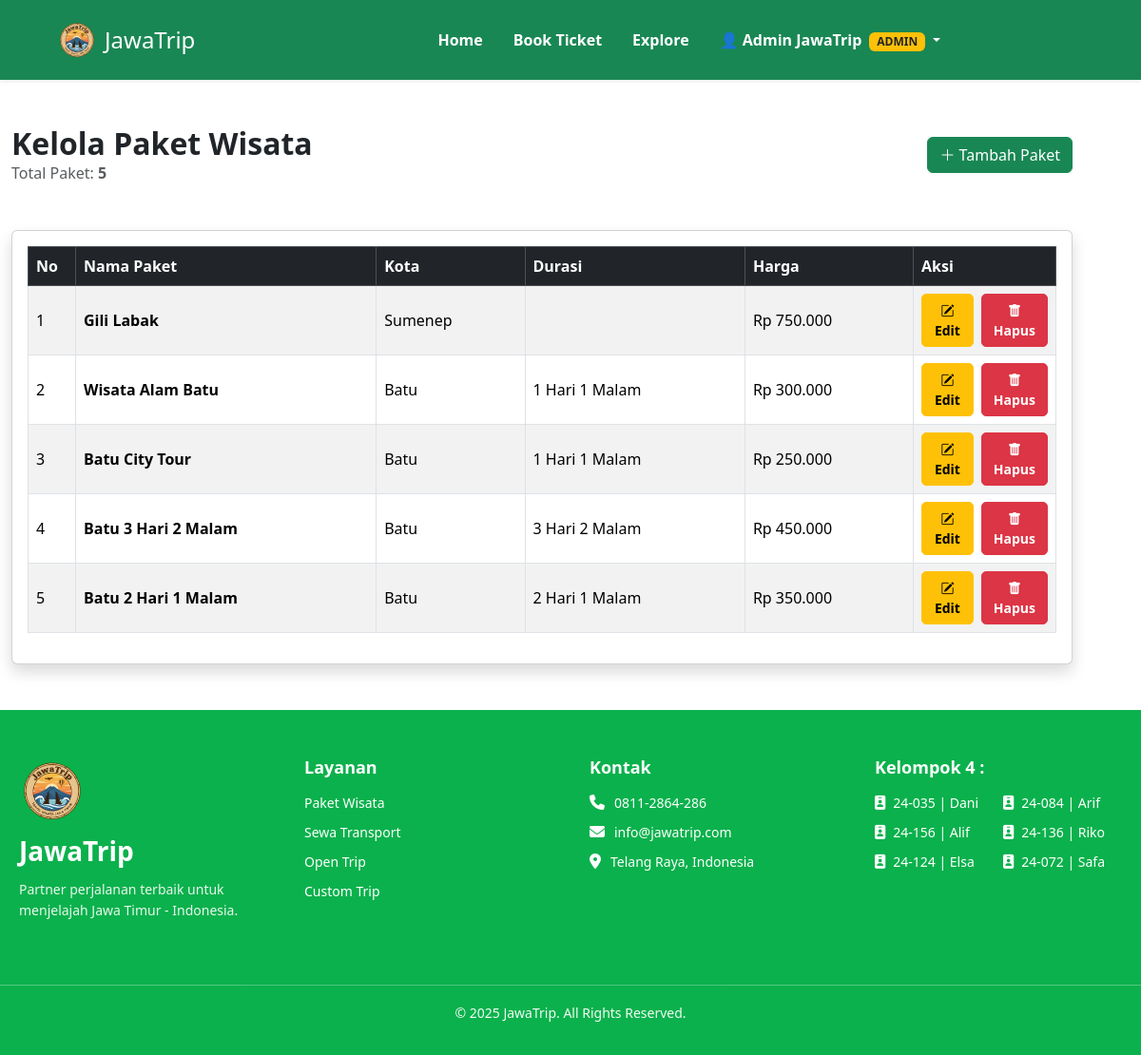
Screenshot of /admin/wisata_list.php (signed in) with the database file from the repository.
### tables this page shows
CREATE TABLE `paket_wisata` (
  `id_paket` int(11) NOT NULL,
  `nama_paket` varchar(100) NOT NULL,
  `harga_per_pax` decimal(15,2) NOT NULL,
  `durasi` varchar(50) DEFAULT NULL,
  `id_hotel` int(11) DEFAULT NULL,
  `id_transport` int(11) DEFAULT NULL,
  `fasilitas_lain` text DEFAULT NULL COMMENT 'List html: <li>Makan 3x</li> <li>Tiket Masuk</li>',
  `gambar_paket` varchar(255) DEFAULT NULL,
  `id_kota` int(11) DEFAULT NULL,
  `deskripsi_wisata` text DEFAULT NULL
);

CREATE TABLE `kota` (
  `id_kota` int(11) NOT NULL,
  `nama_kota` varchar(100) NOT NULL,
  `gambar_kota` varchar(255) DEFAULT NULL
);

### admin/wisata_list.php (the view, shortened to what this page needs)
<?php
include '../koneksi.php';
include '../includes/header.php';
include '../includes/navbar.php';
$q_count = mysqli_query($conn, "SELECT COUNT(*) total FROM paket_wisata");
$total_wisata = mysqli_fetch_assoc($q_count)['total'] ?? 0;
$query = "
SELECT p.*, k.nama_kota
FROM paket_wisata p
JOIN kota k ON p.id_kota = k.id_kota
ORDER BY p.id_paket DESC
";
$data_wisata = mysqli_query($conn, $query);
?>
<div class="container py-5">
    <div class="d-flex align-items-center justify-content-between mb-5">
        <div>
            <h2 class="fw-bold mb-0">Kelola Paket Wisata</h2>
            <p class="text-muted mb-0">Total Paket: <strong><?= $total_wisata ?></strong></p>
        </div>
        <a href="tambah_wisata.php" class="btn btn-success">
            <i class="bi bi-plus-lg"></i> Tambah Paket
        </a>
    </div>
    <div class="card shadow">
        <div class="card-body">
            <?php if (mysqli_num_rows($data_wisata) > 0): ?>
            <div class="table-responsive">
                <table class="table table-bordered table-striped align-middle">
                    <thead class="table-dark">
                        <tr>
                            <th style="width: 50px;">No</th>
                            <th>Nama Paket</th>
                            <th>Kota</th>
                            <th>Durasi</th>
                            <th>Harga</th>
                            <th style="width: 150px;">Aksi</th>
                        </tr>
                    </thead>
                    <tbody>
                        <?php $no = 1; while ($row = mysqli_fetch_assoc($data_wisata)): ?>
                        <tr>
                            <td><?= $no++ ?></td>
                            <td><strong><?= htmlspecialchars($row['nama_paket']) ?></strong></td>
                            <td><?= htmlspecialchars($row['nama_kota']) ?></td>
                            <td><?= htmlspecialchars($row['durasi']) ?></td>
                            <td>Rp <?= number_format($row['harga_per_pax'], 0, ',', '.') ?></td>
                            <td>
                                <div class="d-flex gap-2">
                                    <a href="edit_wisata.php?id=<?= $row['id_paket'] ?>"
                                       class="btn btn-sm btn-warning fw-bold"
                                       title="Edit Paket"
                                       style="padding: 6px 12px; border-radius: 5px;">
                                        <i class="bi bi-pencil-square"></i> Edit
                                    </a>
                                    <form method="POST" action="delete_wisata.php" class="d-inline">
                                        <button type="submit" class="btn btn-sm btn-danger fw-bold"
                                                onclick="return confirm('Yakin hapus paket ini?');"
                                                style="padding: 6px 12px; border-radius: 5px;">
                                            <i class="bi bi-trash-fill"></i> Hapus
                                        </button>
                                    </form>
                                </div>
                            </td>
                        </tr>
                        <?php endwhile; ?>
                    </tbody>
                </table>
            </div>
            <?php else: ?>
            <div class="alert alert-info">
                <i class="bi bi-info-circle"></i> Belum ada paket wisata. <a href="tambah_wisata.php">Tambah paket baru</a>
            </div>
            <?php endif; ?>
        </div>
    </div>
</div>
<?php include 'footer_admin.php'; ?>

### assets/dashboard_home.css (style rules this page uses)
html, body { margin: 0; padding: 0; }
@media (min-width: 992px) { main, .container, section { margin-left: 0; } }

### rows the page displays
paket_wisata: nama_paket "Gili Labak", id_kota.nama_kota "Sumenep", harga_per_pax "750.000"
paket_wisata: nama_paket "Wisata Alam Batu", id_kota.nama_kota "Batu", durasi "1 Hari 1 Malam", harga_per_pax "300.000"
paket_wisata: nama_paket "Batu City Tour", id_kota.nama_kota "Batu", durasi "1 Hari 1 Malam", harga_per_pax "250.000"
paket_wisata: nama_paket "Batu 3 Hari 2 Malam", id_kota.nama_kota "Batu", durasi "3 Hari 2 Malam", harga_per_pax "450.000"
paket_wisata: nama_paket "Batu 2 Hari 1 Malam", id_kota.nama_kota "Batu", durasi "2 Hari 1 Malam", harga_per_pax "350.000"

### other values shown
$username "Admin JawaTrip"
$total_wisata "5"
